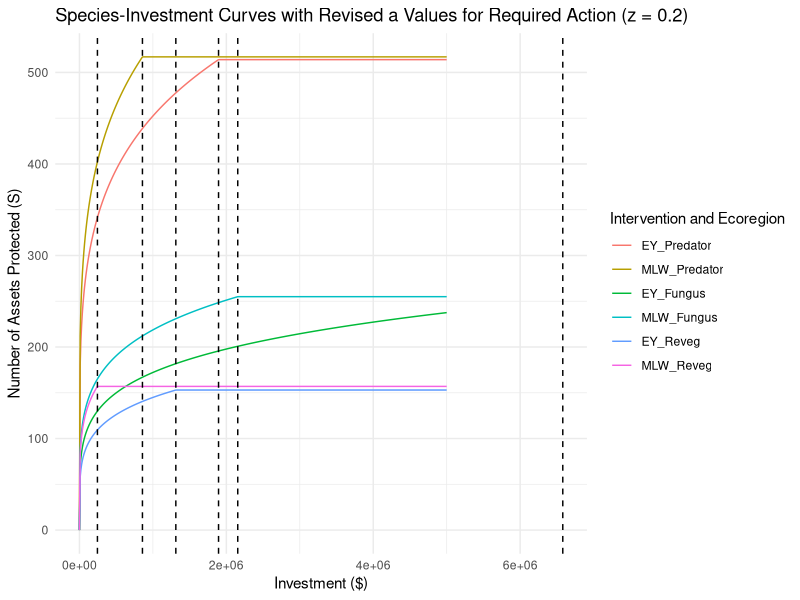

Write R code to recreate this figure.
library(tidyverse)

# New coefficients 'a' for each scenario
a_values <- c(EY_Predator = 28.54242304525335,
              MLW_Predator = 33.63630423682513,
              EY_Fungus = 10.86482002769821,
              MLW_Fungus = 13.79866858264879,
              EY_Reveg = 9.142835376180896,
              MLW_Reveg = 13.124199312570493)

# Investment required for the area needing action
investment_required <- c(EY_Predator = 1893919,
                         MLW_Predator = 857850,
                         EY_Fungus = 6580455,
                         MLW_Fungus = 2155336,
                         EY_Reveg = 1312359,
                         MLW_Reveg = 244982)

# Maximum values of S for each scenario
max_S_values <- c(EY_Predator = 514,
                  MLW_Predator = 517,
                  EY_Fungus = 251,
                  MLW_Fungus = 255,
                  EY_Reveg = 153,
                  MLW_Reveg = 157)

max_investment = 5e6
# Define the range of investments
investment_values <- seq(0, max(max_investment), by = 1e4)  # From $0 to max investment

# z value set to 0.2
z_fixed <- 0.2

# Create a dataframe for plotting
plot_data <- expand.grid(Investment = investment_values, 
                         Scenario = names(a_values), 
                         z = z_fixed) %>%
  mutate(S = pmin(a_values[Scenario] * Investment ^ z, max_S_values[Scenario]))

# Plotting
ggplot(plot_data, aes(x = Investment, y = S, color = Scenario)) +
  geom_line() +
  geom_vline(xintercept = investment_required, linetype = "dashed", color = "black") +
  labs(title = "Species-Investment Curves with Revised a Values for Required Action (z = 0.2)",
       x = "Investment ($)",
       y = "Number of Assets Protected (S)",
       color = "Intervention and Ecoregion") +
  theme_minimal()

